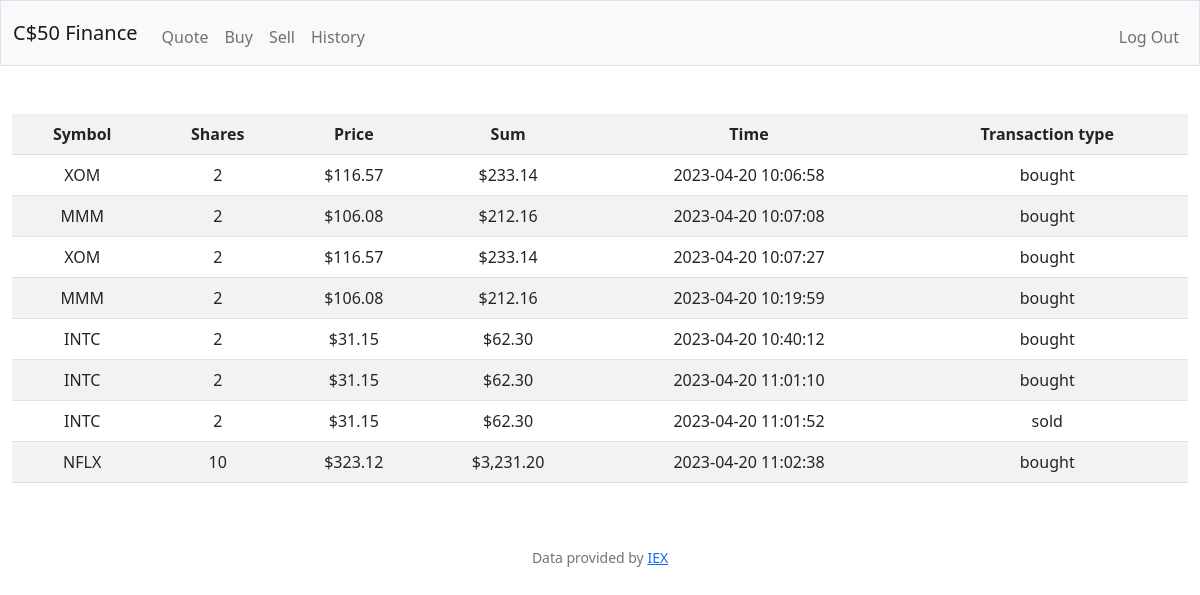
Screenshot of /history (signed in) with the database file from the repository.
### tables this page shows
CREATE TABLE 'transactions' (
transaction_id INTEGER PRIMARY KEY AUTOINCREMENT NOT NULL,'user_id' INTEGER,'symbol' TEXT,'shares_number' INTEGER,'price' REAL,'transaction_sum' REAL,'time' TEXT, 'transaction_type' TEXT, FOREIGN KEY (user_id) REFERENCES users(id)
);

### Problem Set 9 ("Flask")/anzabrik-cs50-problems-2023-x-finance/app.py (the view)
@app.route("/history")
@login_required
def history():
    row_transactions = db.execute("SELECT * FROM transactions WHERE user_id = ?", session["user_id"])
    return render_template("history.html", row_transactions=row_transactions)

### Problem Set 9 ("Flask")/anzabrik-cs50-problems-2023-x-finance/app.py (called while the page is built)
@app.after_request
def after_request(response):
    response.headers["Cache-Control"] = "no-cache, no-store, must-revalidate"
    response.headers["Expires"] = 0
    response.headers["Pragma"] = "no-cache"
    return response

### Problem Set 9 ("Flask")/anzabrik-cs50-problems-2023-x-finance/helpers.py (called while the page is built)
def login_required(f):
    @wraps(f)
    def decorated_function(*args, **kwargs):
        if session.get("user_id") is None:
            return redirect("/login")
        return f(*args, **kwargs)
    return decorated_function

def usd(value):
    return f"${value:,.2f}"

### Problem Set 9 ("Flask")/anzabrik-cs50-problems-2023-x-finance/history.html (shortened to what this page needs)
{% extends "layout.html" %}
{% block main %}
    <table class="table table-striped">
        <tr>
            <th>Symbol</th>
            <th>Shares</th>
            <th>Price</th>
            <th>Sum</th>
            <th>Time</th>
            <th>Transaction type</th>
        </tr>
        {% for row in row_transactions %}
        <tr>
            <td>{{ row["symbol"] }}</td>
            <td>{{ row["shares_number"] }}</td>
            <td>{{ row["price"] | usd }}</td>
            <td>{{ row["transaction_sum"] | usd }}</td>
            <td>{{ row["time"] }}</td>
            <td>{{ row["transaction_type"] }}</td>
        </tr>
        {% endfor %}
    </table>
{% endblock %}

### Problem Set 9 ("Flask")/anzabrik-cs50-problems-2023-x-finance/layout.html (shortened to what this page needs)
<!DOCTYPE html>
<html lang="en">
    <head>
        <link href="https://cdn.jsdelivr.net/npm/bootstrap@5.1.3/dist/css/bootstrap.min.css" rel="stylesheet">
        <link href="/static/styles.css" rel="stylesheet">
    </head>
    <body>
        <nav class="bg-light border navbar navbar-expand-md navbar-light">
            <div class="container-fluid">
                <a class="navbar-brand" href="/"><span class="blue">C</span><span class="red">$</span><span class="yellow">5</span><span class="green">0</span> <span class="red">Finance</span></a>
                <div class="collapse navbar-collapse" id="navbar">
                    {% if session["user_id"] %}
                        <ul class="navbar-nav me-auto mt-2">
                            <li class="nav-item"><a class="nav-link" href="/quote">Quote</a></li>
                            <li class="nav-item"><a class="nav-link" href="/buy">Buy</a></li>
                            <li class="nav-item"><a class="nav-link" href="/sell">Sell</a></li>
                            <li class="nav-item"><a class="nav-link" href="/history">History</a></li>
                        </ul>
                        <ul class="navbar-nav ms-auto mt-2">
                            <li class="nav-item"><a class="nav-link" href="/logout">Log Out</a></li>
                        </ul>
                    {% else %}
                        <ul class="navbar-nav ms-auto mt-2">
                            <li class="nav-item"><a class="nav-link" href="/register">Register</a></li>
                            <li class="nav-item"><a class="nav-link" href="/login">Log In</a></li>
                        </ul>
                    {% endif %}
                </div>
            </div>
        </nav>
        <main class="container-fluid py-5 text-center">
            {% block main %}{% endblock %}
        </main>
        <footer class="mb-5 small text-center text-muted">
            Data provided by <a href="https://iexcloud.io/">IEX</a>
        </footer>
    </body>
</html>

### Problem Set 8 ("HTML, CSS, JavaScript")/anzabrik-cs50-labs-2023-x-trivia/styles.css (style rules this page uses)
body { background-color: #fff; color: #212529; font-size: 1rem; font-weight: 400; line-height: 1.5; margin: 0; text-align: left; }

### rows the page displays
transactions: symbol "XOM", shares_number "2", price "$116.57", transaction_sum "$233.14", time "2023-04-20 10:06:58", transaction_type "bought"
transactions: symbol "MMM", shares_number "2", price "$106.08", transaction_sum "$212.16", time "2023-04-20 10:07:08", transaction_type "bought"
transactions: symbol "XOM", shares_number "2", price "$116.57", transaction_sum "$233.14", time "2023-04-20 10:07:27", transaction_type "bought"
transactions: symbol "MMM", shares_number "2", price "$106.08", transaction_sum "$212.16", time "2023-04-20 10:19:59", transaction_type "bought"
transactions: symbol "INTC", shares_number "2", price "$31.15", transaction_sum "$62.30", time "2023-04-20 10:40:12", transaction_type "bought"
transactions: symbol "INTC", shares_number "2", price "$31.15", transaction_sum "$62.30", time "2023-04-20 11:01:10", transaction_type "bought"
transactions: symbol "INTC", shares_number "2", price "$31.15", transaction_sum "$62.30", time "2023-04-20 11:01:52", transaction_type "sold"
transactions: symbol "NFLX", shares_number "10", price "$323.12", transaction_sum "$3,231.20", time "2023-04-20 11:02:38", transaction_type "bought"
